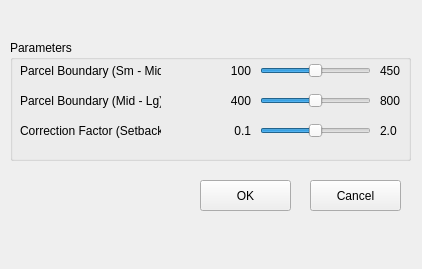
<?xml version="1.0" encoding="UTF-8"?>
<ui version="4.0">
 <class>ParameterControlWidget</class>
 <widget class="QDockWidget" name="ParameterControlWidget">
  <property name="geometry">
   <rect>
    <x>0</x>
    <y>0</y>
    <width>422</width>
    <height>269</height>
   </rect>
  </property>
  <property name="minimumSize">
   <size>
    <width>422</width>
    <height>269</height>
   </size>
  </property>
  <widget class="QWidget" name="dockWidgetContents">
   <widget class="QGroupBox" name="groupBox">
    <property name="geometry">
     <rect>
      <x>10</x>
      <y>40</y>
      <width>401</width>
      <height>121</height>
     </rect>
    </property>
    <property name="title">
     <string>Parameters</string>
    </property>
    <widget class="QLabel" name="label_3">
     <property name="geometry">
      <rect>
       <x>10</x>
       <y>20</y>
       <width>141</width>
       <height>21</height>
      </rect>
     </property>
     <property name="text">
      <string>Parcel Boundary (Sm - Mid)</string>
     </property>
    </widget>
    <widget class="QLabel" name="label_6">
     <property name="geometry">
      <rect>
       <x>10</x>
       <y>50</y>
       <width>141</width>
       <height>21</height>
      </rect>
     </property>
     <property name="text">
      <string>Parcel Boundary (Mid - Lg)</string>
     </property>
    </widget>
    <widget class="QLabel" name="label_9">
     <property name="geometry">
      <rect>
       <x>10</x>
       <y>80</y>
       <width>141</width>
       <height>21</height>
      </rect>
     </property>
     <property name="text">
      <string>Correction Factor (Setbacks)</string>
     </property>
    </widget>
    <widget class="QSlider" name="parcelBoundarySmallMidSlider">
     <property name="geometry">
      <rect>
       <x>250</x>
       <y>20</y>
       <width>111</width>
       <height>22</height>
      </rect>
     </property>
     <property name="maximum">
      <number>100</number>
     </property>
     <property name="value">
      <number>50</number>
     </property>
     <property name="orientation">
      <enum>Qt::Horizontal</enum>
     </property>
     <property name="invertedControls">
      <bool>false</bool>
     </property>
     <property name="tickPosition">
      <enum>QSlider::NoTicks</enum>
     </property>
    </widget>
    <widget class="QLabel" name="labelAvenueSegmentLengthMin">
     <property name="geometry">
      <rect>
       <x>210</x>
       <y>20</y>
       <width>31</width>
       <height>21</height>
      </rect>
     </property>
     <property name="text">
      <string>100</string>
     </property>
     <property name="alignment">
      <set>Qt::AlignRight|Qt::AlignTrailing|Qt::AlignVCenter</set>
     </property>
    </widget>
    <widget class="QLabel" name="labelAvenueSegmentLengthMax">
     <property name="geometry">
      <rect>
       <x>370</x>
       <y>20</y>
       <width>31</width>
       <height>21</height>
      </rect>
     </property>
     <property name="text">
      <string>450</string>
     </property>
     <property name="alignment">
      <set>Qt::AlignLeading|Qt::AlignLeft|Qt::AlignVCenter</set>
     </property>
    </widget>
    <widget class="QSlider" name="parcelBoundaryMidLargeSlider">
     <property name="geometry">
      <rect>
       <x>250</x>
       <y>50</y>
       <width>111</width>
       <height>22</height>
      </rect>
     </property>
     <property name="maximum">
      <number>100</number>
     </property>
     <property name="value">
      <number>50</number>
     </property>
     <property name="orientation">
      <enum>Qt::Horizontal</enum>
     </property>
     <property name="tickInterval">
      <number>1</number>
     </property>
    </widget>
    <widget class="QLabel" name="labelRoadBaseOrientationMin">
     <property name="geometry">
      <rect>
       <x>210</x>
       <y>50</y>
       <width>31</width>
       <height>21</height>
      </rect>
     </property>
     <property name="text">
      <string>400</string>
     </property>
     <property name="alignment">
      <set>Qt::AlignRight|Qt::AlignTrailing|Qt::AlignVCenter</set>
     </property>
    </widget>
    <widget class="QLabel" name="labelRoadBaseOrientationMax">
     <property name="geometry">
      <rect>
       <x>370</x>
       <y>50</y>
       <width>31</width>
       <height>21</height>
      </rect>
     </property>
     <property name="text">
      <string>800</string>
     </property>
     <property name="alignment">
      <set>Qt::AlignLeading|Qt::AlignLeft|Qt::AlignVCenter</set>
     </property>
    </widget>
    <widget class="QSlider" name="correctionFactorSlider">
     <property name="geometry">
      <rect>
       <x>250</x>
       <y>80</y>
       <width>111</width>
       <height>22</height>
      </rect>
     </property>
     <property name="maximum">
      <number>200</number>
     </property>
     <property name="value">
      <number>100</number>
     </property>
     <property name="orientation">
      <enum>Qt::Horizontal</enum>
     </property>
    </widget>
    <widget class="QLabel" name="labelRoadCurvatureMin">
     <property name="geometry">
      <rect>
       <x>210</x>
       <y>80</y>
       <width>31</width>
       <height>21</height>
      </rect>
     </property>
     <property name="text">
      <string>0.1</string>
     </property>
     <property name="alignment">
      <set>Qt::AlignRight|Qt::AlignTrailing|Qt::AlignVCenter</set>
     </property>
    </widget>
    <widget class="QLabel" name="labelRoadCurvatureMax">
     <property name="geometry">
      <rect>
       <x>370</x>
       <y>80</y>
       <width>31</width>
       <height>21</height>
      </rect>
     </property>
     <property name="text">
      <string>2.0</string>
     </property>
     <property name="alignment">
      <set>Qt::AlignLeading|Qt::AlignLeft|Qt::AlignVCenter</set>
     </property>
    </widget>
   </widget>
   <widget class="QPushButton" name="pushButtonCancel">
    <property name="geometry">
     <rect>
      <x>310</x>
      <y>180</y>
      <width>91</width>
      <height>31</height>
     </rect>
    </property>
    <property name="text">
     <string>Cancel</string>
    </property>
   </widget>
   <widget class="QPushButton" name="pushButtonOK">
    <property name="geometry">
     <rect>
      <x>200</x>
      <y>180</y>
      <width>91</width>
      <height>31</height>
     </rect>
    </property>
    <property name="text">
     <string>OK</string>
    </property>
   </widget>
  </widget>
 </widget>
 <resources/>
 <connections/>
</ui>
